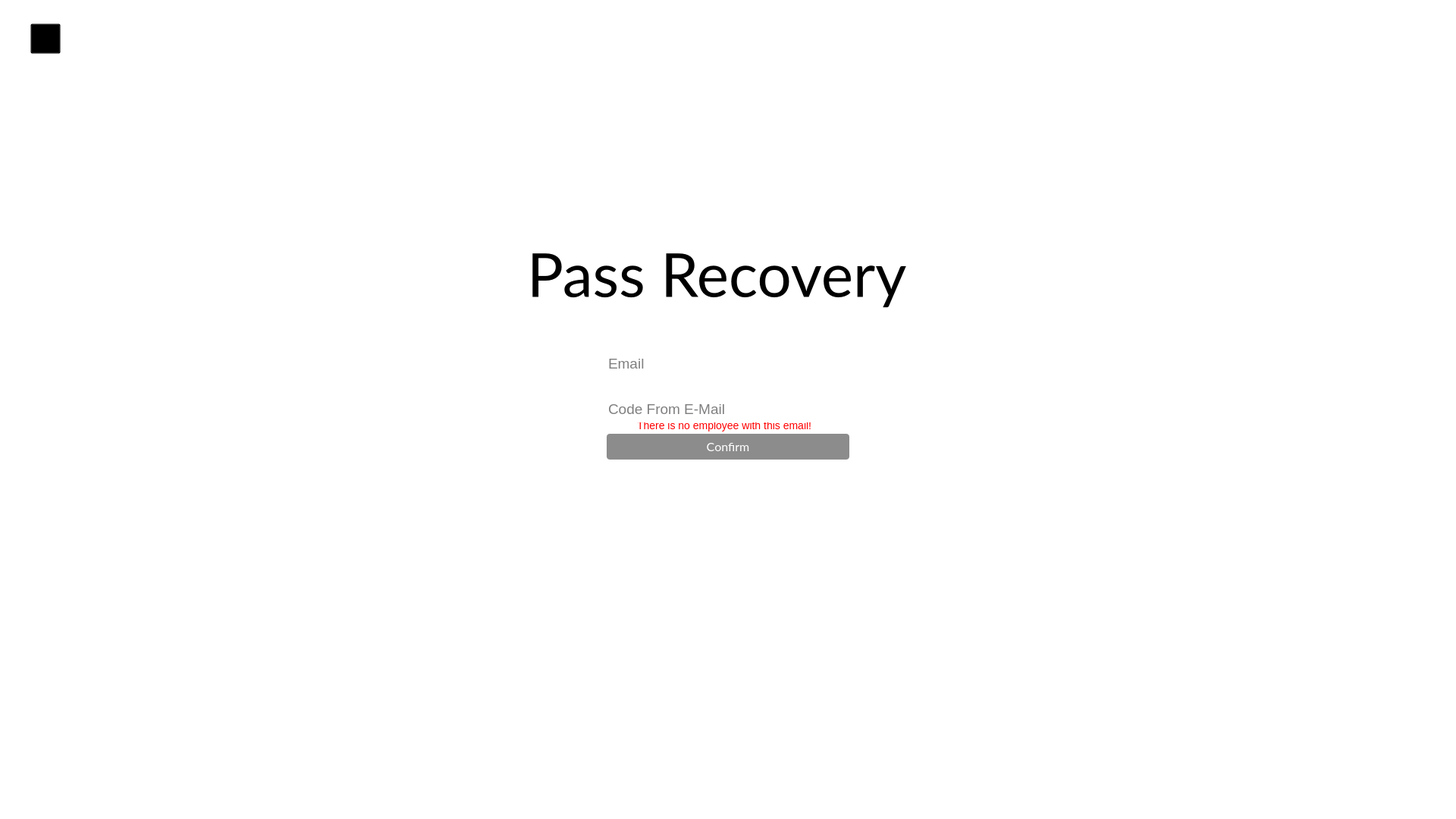
<?xml version="1.0" encoding="UTF-8"?>
<ui version="4.0">
 <class>PasswordRecoveryPage</class>
 <widget class="QWidget" name="PasswordRecoveryPage">
  <property name="geometry">
   <rect>
    <x>0</x>
    <y>0</y>
    <width>1920</width>
    <height>1080</height>
   </rect>
  </property>
  <property name="windowTitle">
   <string>Form</string>
  </property>
  <property name="styleSheet">
   <string notr="true">background-color:transparent;</string>
  </property>
  <widget class="QLabel" name="label_4">
   <property name="geometry">
    <rect>
     <x>550</x>
     <y>1431</y>
     <width>49</width>
     <height>16</height>
    </rect>
   </property>
   <property name="text">
    <string>TextLabel</string>
   </property>
  </widget>
  <widget class="QLabel" name="incorrect_data_Label">
   <property name="geometry">
    <rect>
     <x>1090</x>
     <y>1131</y>
     <width>211</width>
     <height>21</height>
    </rect>
   </property>
   <property name="styleSheet">
    <string notr="true">background-color:transparent;
font-size:14px;</string>
   </property>
   <property name="text">
    <string>Incorrect Username or Password!</string>
   </property>
  </widget>
  <widget class="QLabel" name="label_2">
   <property name="geometry">
    <rect>
     <x>490</x>
     <y>1301</y>
     <width>49</width>
     <height>16</height>
    </rect>
   </property>
   <property name="text">
    <string>TextLabel</string>
   </property>
  </widget>
  <widget class="QLabel" name="error_message">
   <property name="geometry">
    <rect>
     <x>840</x>
     <y>550</y>
     <width>231</width>
     <height>21</height>
    </rect>
   </property>
   <property name="styleSheet">
    <string notr="true">text-align:center;
background-color:transparent;
font-size:14px;
color:red;</string>
   </property>
   <property name="text">
    <string>There is no employee with this email!</string>
   </property>
  </widget>
  <widget class="QWidget" name="confirmed_widget" native="true">
   <property name="geometry">
    <rect>
     <x>750</x>
     <y>411</y>
     <width>411</width>
     <height>351</height>
    </rect>
   </property>
   <property name="styleSheet">
    <string notr="true">background-color:transparent;</string>
   </property>
   <widget class="QLineEdit" name="password_LineEdit">
    <property name="geometry">
     <rect>
      <x>50</x>
      <y>110</y>
      <width>320</width>
      <height>36</height>
     </rect>
    </property>
    <property name="font">
     <font>
      <pointsize>14</pointsize>
     </font>
    </property>
    <property name="styleSheet">
     <string notr="true">border-radius:4px;
background-color:white;
color:black;</string>
    </property>
    <property name="placeholderText">
     <string>Code From E-Mail</string>
    </property>
   </widget>
   <widget class="QLineEdit" name="email_LineEdit">
    <property name="geometry">
     <rect>
      <x>50</x>
      <y>50</y>
      <width>320</width>
      <height>36</height>
     </rect>
    </property>
    <property name="font">
     <font>
      <pointsize>14</pointsize>
     </font>
    </property>
    <property name="styleSheet">
     <string notr="true">border-radius:4px;
background-color:white;
color:black;</string>
    </property>
    <property name="placeholderText">
     <string>Email</string>
    </property>
   </widget>
  </widget>
  <widget class="QLabel" name="label">
   <property name="geometry">
    <rect>
     <x>695</x>
     <y>311</y>
     <width>501</width>
     <height>100</height>
    </rect>
   </property>
   <property name="font">
    <font>
     <family>Lato</family>
     <pointsize>-1</pointsize>
    </font>
   </property>
   <property name="styleSheet">
    <string notr="true">background-color:transparent;
color:black;
font-family:Lato;
font-size:80px;</string>
   </property>
   <property name="text">
    <string>Pass Recovery</string>
   </property>
  </widget>
  <widget class="QPushButton" name="confirm_btn">
   <property name="geometry">
    <rect>
     <x>800</x>
     <y>572</y>
     <width>320</width>
     <height>34</height>
    </rect>
   </property>
   <property name="styleSheet">
    <string notr="true">border:none;
border-radius:4px;
color:white;
font-size:16px;
font-family:Lato;
background-color:rgb(140, 140, 140);</string>
   </property>
   <property name="text">
    <string>Confirm</string>
   </property>
  </widget>
  <widget class="QPushButton" name="return_to_login_btn">
   <property name="geometry">
    <rect>
     <x>40</x>
     <y>31</y>
     <width>40</width>
     <height>40</height>
    </rect>
   </property>
   <property name="styleSheet">
    <string notr="true"/>
   </property>
   <property name="text">
    <string/>
   </property>
   <property name="iconSize">
    <size>
     <width>50</width>
     <height>50</height>
    </size>
   </property>
  </widget>
 </widget>
 <resources/>
 <connections/>
</ui>
